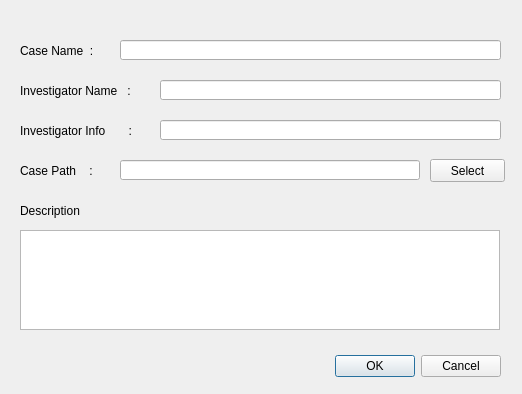
<?xml version="1.0" encoding="UTF-8"?>
<ui version="4.0">
 <class>Dialog</class>
 <widget class="QDialog" name="Dialog">
  <property name="geometry">
   <rect>
    <x>0</x>
    <y>0</y>
    <width>522</width>
    <height>394</height>
   </rect>
  </property>
  <property name="windowTitle">
   <string>Create New Case</string>
  </property>
  <widget class="QDialogButtonBox" name="button_box">
   <property name="geometry">
    <rect>
     <x>20</x>
     <y>350</y>
     <width>481</width>
     <height>32</height>
    </rect>
   </property>
   <property name="orientation">
    <enum>Qt::Horizontal</enum>
   </property>
   <property name="standardButtons">
    <set>QDialogButtonBox::Cancel|QDialogButtonBox::Ok</set>
   </property>
  </widget>
  <widget class="QLabel" name="case_name_label">
   <property name="geometry">
    <rect>
     <x>20</x>
     <y>30</y>
     <width>81</width>
     <height>41</height>
    </rect>
   </property>
   <property name="text">
    <string>Case Name  : </string>
   </property>
  </widget>
  <widget class="QLineEdit" name="case_name_input">
   <property name="geometry">
    <rect>
     <x>120</x>
     <y>40</y>
     <width>381</width>
     <height>20</height>
    </rect>
   </property>
  </widget>
  <widget class="QLabel" name="label_2">
   <property name="geometry">
    <rect>
     <x>20</x>
     <y>150</y>
     <width>81</width>
     <height>41</height>
    </rect>
   </property>
   <property name="text">
    <string>Case Path    :</string>
   </property>
  </widget>
  <widget class="QLineEdit" name="folder_input">
   <property name="geometry">
    <rect>
     <x>120</x>
     <y>160</y>
     <width>300</width>
     <height>20</height>
    </rect>
   </property>
  </widget>
  <widget class="QPushButton" name="folder_button">
   <property name="geometry">
    <rect>
     <x>430</x>
     <y>159</y>
     <width>75</width>
     <height>23</height>
    </rect>
   </property>
   <property name="text">
    <string>Select</string>
   </property>
  </widget>
  <widget class="QLabel" name="case_info_label">
   <property name="geometry">
    <rect>
     <x>20</x>
     <y>190</y>
     <width>81</width>
     <height>41</height>
    </rect>
   </property>
   <property name="text">
    <string>Description</string>
   </property>
  </widget>
  <widget class="QTextEdit" name="case_info_input">
   <property name="geometry">
    <rect>
     <x>20</x>
     <y>230</y>
     <width>480</width>
     <height>100</height>
    </rect>
   </property>
  </widget>
  <widget class="QLabel" name="case_name_label_2">
   <property name="geometry">
    <rect>
     <x>20</x>
     <y>70</y>
     <width>131</width>
     <height>41</height>
    </rect>
   </property>
   <property name="text">
    <string>Investigator Name   :</string>
   </property>
  </widget>
  <widget class="QLineEdit" name="user_name_input">
   <property name="geometry">
    <rect>
     <x>160</x>
     <y>80</y>
     <width>341</width>
     <height>20</height>
    </rect>
   </property>
  </widget>
  <widget class="QLabel" name="case_name_label_3">
   <property name="geometry">
    <rect>
     <x>20</x>
     <y>110</y>
     <width>131</width>
     <height>41</height>
    </rect>
   </property>
   <property name="text">
    <string>Investigator Info       :</string>
   </property>
  </widget>
  <widget class="QLineEdit" name="user_info_input">
   <property name="geometry">
    <rect>
     <x>160</x>
     <y>120</y>
     <width>341</width>
     <height>20</height>
    </rect>
   </property>
  </widget>
 </widget>
 <resources/>
 <connections>
  <connection>
   <sender>button_box</sender>
   <signal>accepted()</signal>
   <receiver>Dialog</receiver>
   <slot>accept()</slot>
   <hints>
    <hint type="sourcelabel">
     <x>248</x>
     <y>254</y>
    </hint>
    <hint type="destinationlabel">
     <x>157</x>
     <y>274</y>
    </hint>
   </hints>
  </connection>
  <connection>
   <sender>button_box</sender>
   <signal>rejected()</signal>
   <receiver>Dialog</receiver>
   <slot>reject()</slot>
   <hints>
    <hint type="sourcelabel">
     <x>316</x>
     <y>260</y>
    </hint>
    <hint type="destinationlabel">
     <x>286</x>
     <y>274</y>
    </hint>
   </hints>
  </connection>
 </connections>
</ui>
